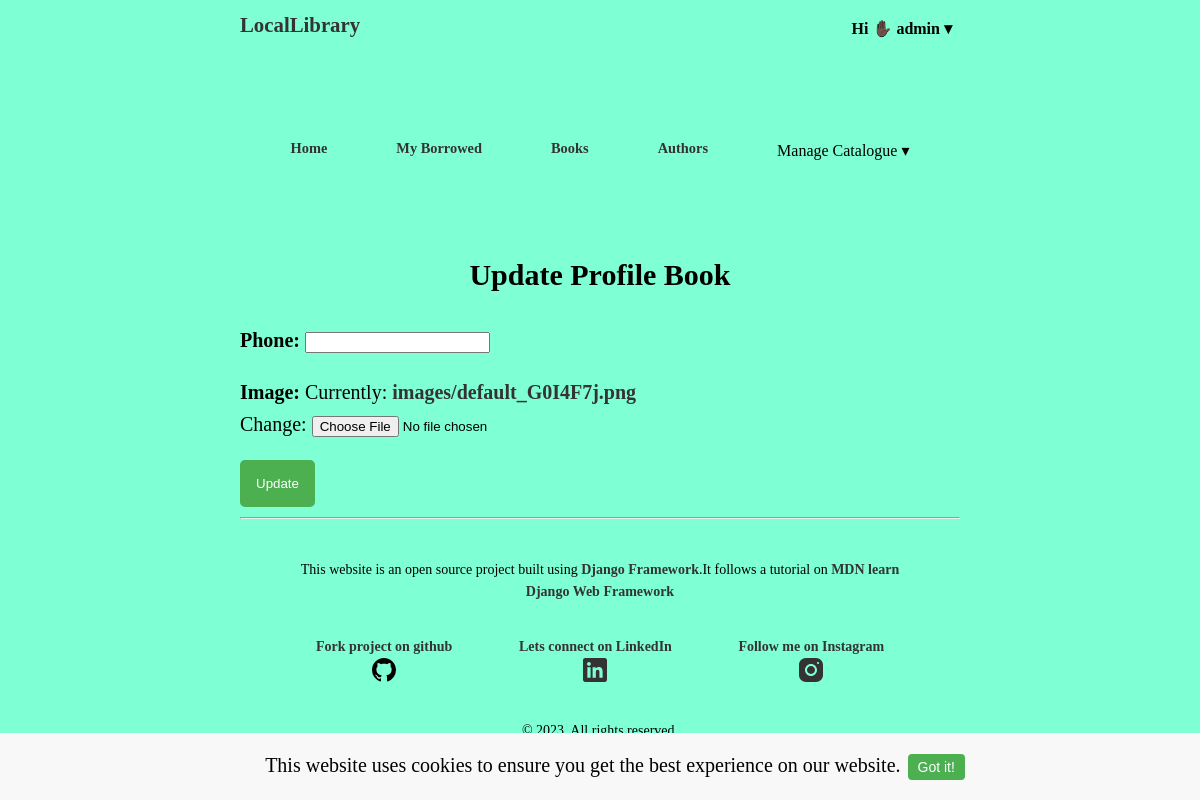
/catalog/userprofile/update/1 (signed in), run on an earlier commit of the app's database.
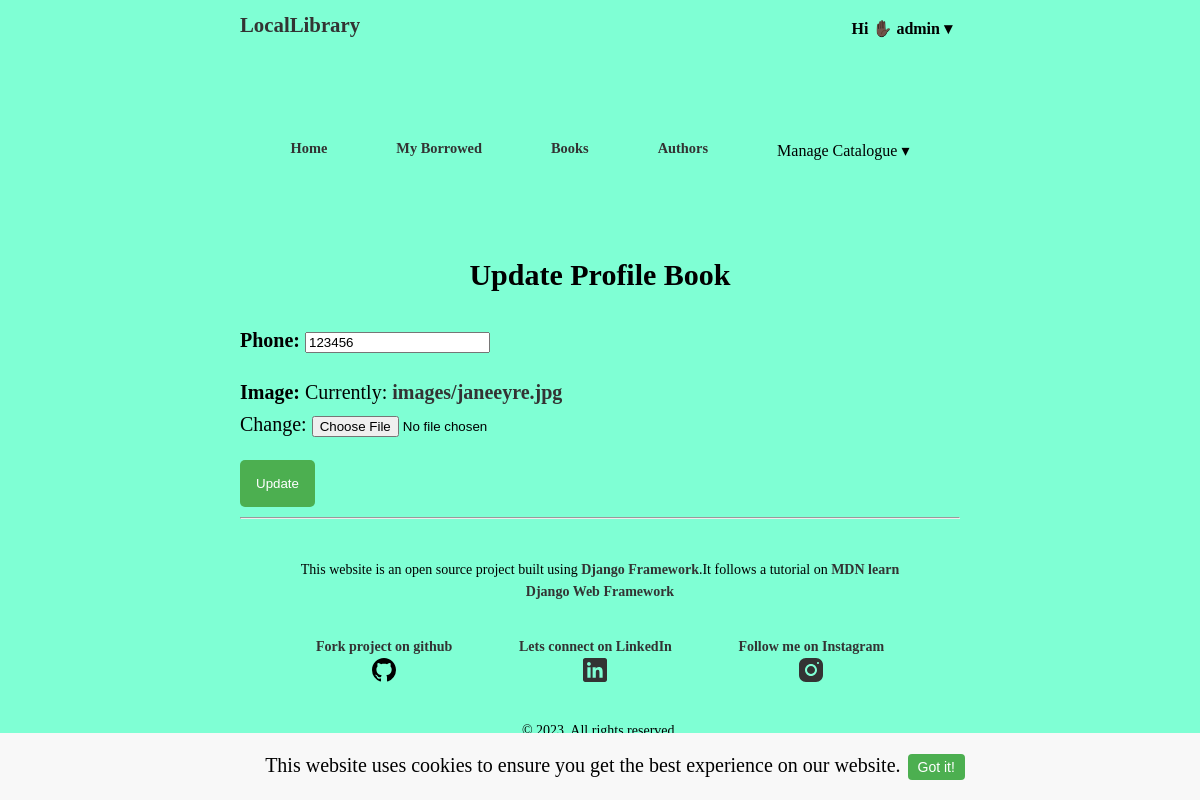
And on a later commit of the database.
### catalog/models.py (models this page shows, shortened)
class UserProfile(models.Model):
    user=models.OneToOneField(User,on_delete=models.CASCADE)
    phone=models.IntegerField(null=True, blank=True)
    image = models.ImageField(upload_to='images/',null=True,default=get_default_image)

### catalog/views.py (the view)
# urls.py: path('userprofile/update/<int:pk>',views.UserProfileUpdate.as_view(), name='userprofile-update'),
class UserProfileUpdate(LoginRequiredMixin,UpdateView):
    model=models.UserProfile
    template_name='catalog/userprofile_create_form.html'
    fields=['phone','image']

### catalog/templates/catalog/userprofile_create_form.html (shortened to what this page needs)
{% extends 'base.html' %}
{% block content %}
<h2>Update Profile Book</h2>
<form action="" method="post" enctype="multipart/form-data">
{{ form.as_p }}
<input type="submit" value="Update">
</form>
{% endblock %}

What changed in the data, as far as the page shows it:
changed UserProfile: phone (not shown) → "123456"
Also different on the page:
text no longer shown: "Phone: Image: Currently: images/default_G0I4F7j.png Change:"
text now shown: "Phone: Image: Currently: images/janeeyre.jpg Change:"
